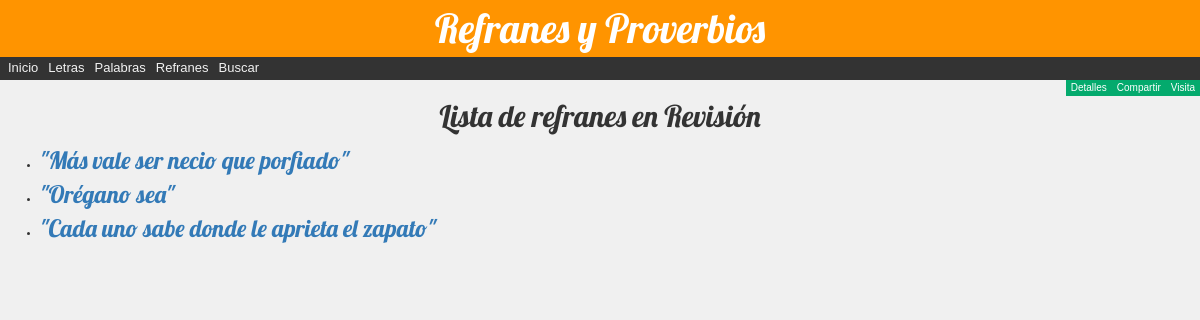
Screenshot of /refran/refenrevision/ with the database file from the repository.
### refran/models.py (models this page shows, shortened)
class Refran(models.Model):
   id = models.UUIDField(
        primary_key=True,
        default=uuid.uuid4,
        )
   dicho = models.TextField(
           'Refrán',
           max_length=191,
           )
   explicacion = models.TextField(
                 'Explicación',
                 max_length=251,
                 )
   fecha = models.DateField(
           'Registrado',
           default=date.today,
           null=True,
           blank=True
           )
   fechaaprobacion = models.DateField(
           'Aprobado',
           null=True,
           blank=True
           )
   fechapublicacion = models.DateField(
           'Publicado',
           null=True,
           blank=True
           )
   ESTADOS = (
         ('r', 'Revisión'),
         ('a', 'Aprobado'),
         ('p', 'Publicado')
      )
   estado = models.CharField(
            'Estado',
            max_length=1,
            choices=ESTADOS,
            blank=True,
            default='r',
            )
   letra = models.ForeignKey(
           'Letra',
           on_delete=models.RESTRICT,
           null=False
           )
   palabra = models.ForeignKey(
             'Palabra',
             on_delete=models.RESTRICT,
             null=True
             )
   origen = models.ForeignKey(
            'Origen',
            on_delete=models.RESTRICT,
            null=True
            )
   creador = models.ForeignKey(
             settings.AUTH_USER_MODEL,
             on_delete=models.SET_NULL,
             null=True,
             blank=True
             )
   class Meta:
      ordering = ['palabra', 'fecha', 'fechaaprobacion', 'fechapublicacion']
   def get_absolute_url(self):
      return reverse ('refran-detalle', args=[str(self.id)])

### refran/views.py (the view)
# urls.py: path('refenrevision/', views.RefenRevisionListView.as_view(), name='refranes-enrevision'),
class RefenRevisionListView(generic.ListView):
   model = Refran
   template_name = 'refran/refranes_enrevision_list.html'
   paginate_by = 10
   def get_queryset(self):
      return(
         Refran.objects.filter(estado__exact='r').order_by('palabra')
         )

### refran/templates/refran/refranes_enrevision_list.html
{% extends "base_generic.html" %}
{% block content %}
   <div align="center">
   <h2>Lista de refranes en Revisión</h2>
   </div>
   {% if refran_list %}
   <ul>
     {% for refran in refran_list %}
     <li>
        <a class="refran" href="{{ refran.get_absolute_url }}">"{{ refran.dicho }}"</a>
     </li>
     {% endfor %}
   </ul>
   {% else %}
     <p>No hay refranes en en revisión.</p>
   {% endif %}
{% endblock %}

### refran/static/css/estilos.css (style rules this page uses)
body { margin:0; font-family: Arial, Helvetica, sans-serif; background-color:#f0f0f0; font-size:100%; margin:0; padding:0; border:0; }
h1, h2 { font-family: 'Lobster', cursive; }
.refran { margin-top: 10px; margin-botton: 15px; font-family: 'Lobster'; font-size: 18pt; }

### rows the page displays
Refran: dicho "Más vale ser necio que porfiado"
Refran: dicho "Orégano sea"
Refran: dicho "Cada uno sabe donde le aprieta el zapato"
